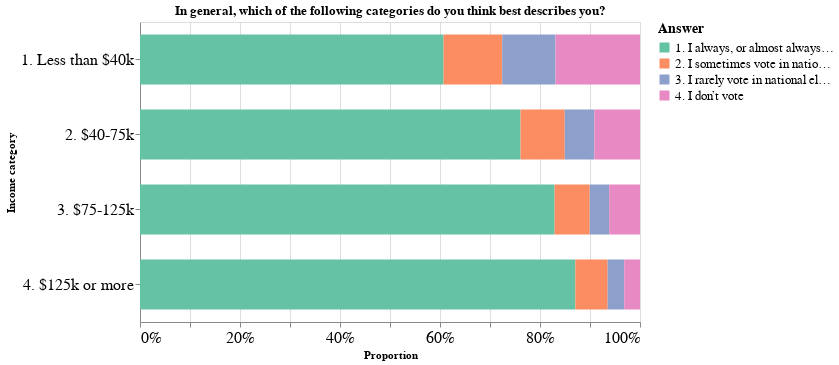

Notebook source saved alongside this figure:
### Code cell
A_5304.vote_III

### Figure 1 — Vega-Lite specification as saved in the notebook (floating-point values rounded to 4 significant figures)
{"config": {"view": {"continuousWidth": 400, "continuousHeight": 300}}, "data": {"name": "data-e6654408055e7f5f42ed609ed3194db3"}, "mark": {"type": "bar", "size": 50}, "encoding": {"color": {"field": "val", "legend": {"labelFontSize": 13, "titleFontSize": 14}, "scale": {"scheme": "set2"}, "title": "Answer", "type": "nominal"}, "tooltip": {"field": "val", "type": "nominal"}, "x": {"axis": {"labelFontSize": 16}, "field": "count", "stack": "normalize", "title": "Proportion", "type": "quantitative"}, "y": {"axis": {"labelFontSize": 16}, "field": "income_cat", "title": "Income category", "type": "nominal"}}, "height": 300, "title": "In general, which of the following categories do you think best describes you?", "width": 500, "$schema": "https://vega.github.io/schema/vega-lite/v4.17.0.json", "datasets": {"data-e6654408055e7f5f42ed609ed3194db3": [{"income_cat": "4. $125k or more", "val": "1. I always, or almost always, vote in national elections", "count": 1212}, {"income_cat": "4. $125k or more", "val": "2. I sometimes vote in national elections", "count": 90}, {"income_cat": "4. $125k or more", "val": "3. I rarely vote in national elections", "count": 46}, {"income_cat": "4. $125k or more", "val": "4. I don’t vote", "count": 44}, {"income_cat": "3. $75-125k", "val": "1. I always, or almost always, vote in national elections", "count": 1345}, {"income_cat": "3. $75-125k", "val": "2. I sometimes vote in national elections", "count": 114}, {"income_cat": "3. $75-125k", "val": "3. I rarely vote in national elections", "count": 63}, {"income_cat": "3. $75-125k", "val": "4. I don’t vote", "count": 100}, {"income_cat": "2. $40-75k", "val": "1. I always, or almost always, vote in national elections", "count": 1057}, {"income_cat": "2. $40-75k", "val": "2. I sometimes vote in national elections", "count": 123}, {"income_cat": "2. $40-75k", "val": "3. I rarely vote in national elections", "count": 82}, {"income_cat": "2. $40-75k", "val": "4. I don’t vote", "count": 127}, {"income_cat": "1. Less than $40k", "val": "1. I always, or almost always, vote in national elections", "count": 855}, {"income_cat": "1. Less than $40k", "val": "2. I sometimes vote in national elections", "count": 165}, {"income_cat": "1. Less than $40k", "val": "3. I rarely vote in national elections", "count": 150}, {"income_cat": "1. Less than $40k", "val": "4. I don’t vote", "count": 238}]}}
